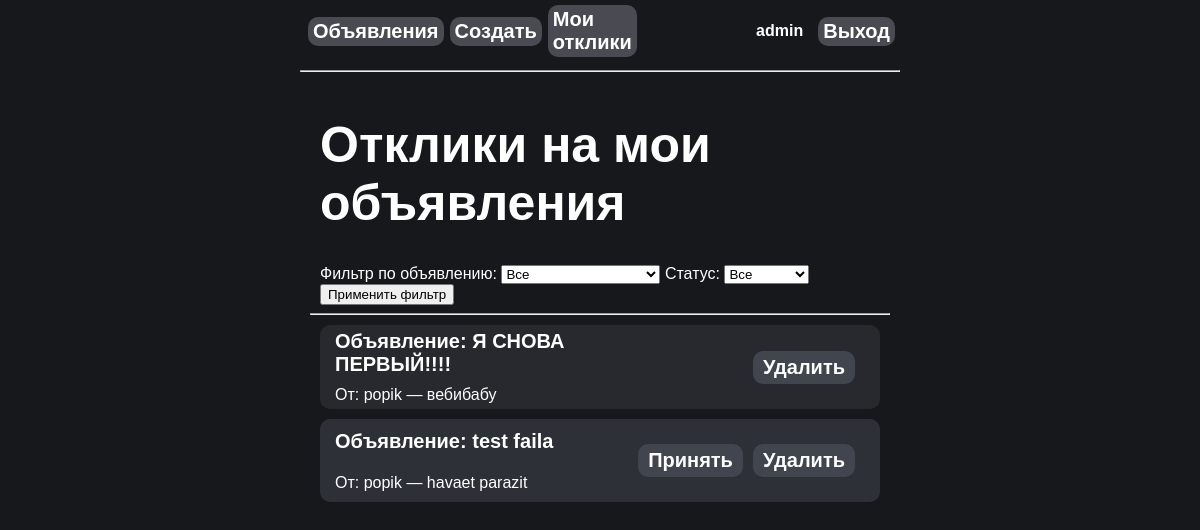
The app's page /comments/ (signed in) with its own data.
### news/models.py (models this page shows, shortened)
class Comments(models.Model):
    post = models.ForeignKey(
        Post,
        on_delete=models.CASCADE,
        related_name='comments'
    )
    author = models.ForeignKey(
        User,
        on_delete=models.CASCADE,
        related_name='comments'
    )
    content = models.TextField()
    created_at = models.DateTimeField(auto_now_add=True)
    is_accepted = models.BooleanField(default=False)
    class Meta:
        constraints = [
            models.UniqueConstraint(fields=['post', 'content'], name='unique_comment_text_per_post')
        ]

class Post(models.Model):
    author = models.ForeignKey(
        User,
        on_delete=models.CASCADE,
        related_name='posts'
    )
    title = models.CharField(max_length=100)
    content = models.TextField()
    category = models.CharField(
        max_length=20,
        choices=Category.choices,
        default=Category.TANKS
    )
    created_at = models.DateTimeField(auto_now_add=True, null=True)
    updated_at = models.DateTimeField(auto_now=True)

### news/views.py (the view)
# urls.py: path('comments/', MyCommentsList.as_view(), name='my_comments'),
class MyCommentsList(ListView):
    model = Comments
    template_name = 'posts/my_comments.html'
    context_object_name = 'comments'
    def get_queryset(self):
        queryset = Comments.objects.filter(post__author=self.request.user)
        post_id = self.request.GET.get('post')
        status = self.request.GET.get('status')
        if post_id:
            queryset = queryset.filter(post_id=post_id)
        if status == 'accepted':
            queryset = queryset.filter(is_accepted=True)
        elif status == 'pending':
            queryset = queryset.filter(is_accepted=False)
        return queryset
    def get_context_data(self, **kwargs):
        context = super().get_context_data(**kwargs)
        context['my_posts'] = self.request.user.posts.all()
        return context

### templates/posts/my_comments.html (shortened to what this page needs)
{% extends 'posts/base.html' %}
{% block content %}
<div class="titles2">
    <div class="com_title">
        <h1>Отклики на мои объявления</h1>
    </div>
    <div class="com_form">
        <form method="get">
            <label for="post">Фильтр по объявлению:</label>
            <select name="post" id="post">
                <option value="">Все</option>
            </select>
            <label for="status">Статус:</label>
            <select name="status" id="status">
                <option value="">Все</option>
            </select>
            <button type="submit">Применить фильтр</button>
        </form>
    </div>
</div>
<hr>
<div class="comments">
    {% for comment in comments %}
        <div class="comment {% cycle 'comment1' 'comment2' %}">
            <div class="com_content">
                <div class="com_content_p1">
                    <p>
                        Объявление:
                        <strong>{{ comment.post.title }}</strong>
                    </p>
                </div>
                <div class="com_content_p2">
                    <p>
                        От: {{ comment.author }} — {{ comment.content }}
                    </p>
                </div>
            </div>
            <div class="com_act">
                {% if not comment.is_accepted %}
                    <a href="{% url 'news:comment_accept' comment.pk %}">Принять</a>
                {% endif %}
                    <a href="{% url 'news:comment_delete' comment.pk %}">Удалить</a>
            </div>
        </div>
    {% empty %}
        <p>Откликов нет</p>
    {% endfor %}
</div>
{% endblock %}

### templates/posts/base.html (shortened to what this page needs)
<!DOCTYPE html>
<html lang="ru">
<head>
    {% load static %}
    <link rel="stylesheet" href="{% static 'css/styles.css' %}">
</head>
<body>
<nav>
    <div class="header">
        <div class="navigation">
        <a href="{% url 'news:post_list' %}">Объявления</a>
        {% if user.is_authenticated %}
            <a href="{% url 'news:post_create' %}">Создать</a>
            <a href="{% url 'news:my_comments' %}">Мои отклики</a>
        </div>
            <div class="account">
                <p>{{ user.username }}</p>
                <form action="{% url 'news:logout' %}" method="post">
                    <button type="submit">Выход</button>
                </form>
            </div>
        {% else %}
            <div class="logout">
                <a href="{% url 'news:login' %}">Вход</a>
                <a href="{% url 'news:register' %}">Регистрация</a>
            </div>
        {% endif %}
    </div>
</nav>
<hr>
    <div class="main">
        {% block content %}{% endblock %}
    </div>
</body>
</html>

### static/css/styles.css (style rules this page uses)
body { margin: 0px; margin-left: 300px; margin-right: 300px; background-color: #16181c; color: #fff; font-family:'Gill Sans', 'Gill Sans MT', Calibri, 'Trebuchet MS', sans-serif; text-decoration: none; }
.main { margin: 10px; }
.header { display: flex; align-items: stretch; gap: 20px; }
.navigation { flex: 1; display: flex; align-items: center; justify-content: flex-start; margin-left: 5px; }
.navigation a { margin: 5px; margin-left: 3px; margin-right: 3px; padding: 3px; padding-left: 5px; padding-right: 5px; border-radius: 10px; background-color: #4a4a53; color: #fff; font-family:'Gill Sans', 'Gill Sans MT', Calibri, 'Trebuchet MS', sans-serif; text-decoration: none; font-weight: bold; font-size: 20px; }
.account { flex: 1; display: flex; align-items: center; justify-content: flex-end; }
.account p { margin: 10px; font-family:'Gill Sans', 'Gill Sans MT', Calibri, 'Trebuchet MS', sans-serif; font-weight: bold; color: #fff; }
.account button { margin: 5px; padding: 3px; padding-left: 5px; padding-right: 5px; border-radius: 10px; background-color: #4a4a53; color: #fff; border: 0px; font-family:'Gill Sans', 'Gill Sans MT', Calibri, 'Trebuchet MS', sans-serif; text-decoration: none; font-weight: bold; font-size: 20px; }
.post1, .comment1 { background-color: #27292e; border-radius: 10px; margin: 10px; }
.post2, .comment2 { background-color: #2d3036; border-radius: 10px; margin: 10px; }
.titles2 { display: grid; justify-content: center; margin-left: 10px; }
.com_form { display: flex; justify-content: center; color: #fff; }
.comment { display: flex; }
.com_content { flex: 1; display: grid; align-items: center; justify-content: flex-start; margin-left: 10px; }
.com_content p { margin: 5px; }
.com_content_p1 { font-size: 20px; font-weight: bold; }
.com_act { flex: 1; display: flex; align-items: center; justify-content: flex-end; margin: 20px; }
.com_act a { display: flex; align-items: center; justify-content: flex-end; margin: 5px; padding: 5px; padding-left: 10px; padding-right: 10px; font-size: 20px; border-radius: 10px; background-color: #41454e; }
h1 { color: #fff; font-family:'Gill Sans', 'Gill Sans MT', Calibri, 'Trebuchet MS', sans-serif; text-decoration: none; font-weight: bold; font-size: 50px; }
a { color: #fff; font-family:'Gill Sans', 'Gill Sans MT', Calibri, 'Trebuchet MS', sans-serif; text-decoration: none; font-weight: bold; }

### records on screen
Comments: post "Я СНОВА ПЕРВЫЙ!!!!", author "popik", content "вебибабу"
Comments: post "test faila", author "popik", content "havaet parazit", is_accepted "Принять"

### other values on screen
{{ user.username }} "admin"
